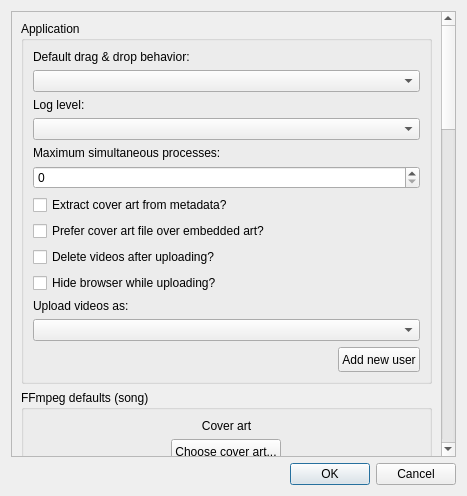
<?xml version="1.0" encoding="UTF-8"?>
<ui version="4.0">
 <class>Dialog</class>
 <widget class="QDialog" name="Dialog">
  <property name="geometry">
   <rect>
    <x>0</x>
    <y>0</y>
    <width>467</width>
    <height>496</height>
   </rect>
  </property>
  <property name="sizePolicy">
   <sizepolicy hsizetype="Preferred" vsizetype="Preferred">
    <horstretch>0</horstretch>
    <verstretch>0</verstretch>
   </sizepolicy>
  </property>
  <property name="minimumSize">
   <size>
    <width>300</width>
    <height>300</height>
   </size>
  </property>
  <property name="maximumSize">
   <size>
    <width>16777215</width>
    <height>16777215</height>
   </size>
  </property>
  <property name="windowTitle">
   <string>Settings</string>
  </property>
  <layout class="QGridLayout" name="gridLayout">
   <item row="2" column="0">
    <widget class="QDialogButtonBox" name="buttonBox">
     <property name="orientation">
      <enum>Qt::Horizontal</enum>
     </property>
     <property name="standardButtons">
      <set>QDialogButtonBox::Cancel|QDialogButtonBox::Ok</set>
     </property>
    </widget>
   </item>
   <item row="1" column="0">
    <widget class="SettingsScrollArea" name="scrollArea">
     <property name="horizontalScrollBarPolicy">
      <enum>Qt::ScrollBarAlwaysOff</enum>
     </property>
     <property name="widgetResizable">
      <bool>true</bool>
     </property>
     <widget class="QWidget" name="scrollAreaWidgetContents">
      <property name="geometry">
       <rect>
        <x>0</x>
        <y>0</y>
        <width>433</width>
        <height>1751</height>
       </rect>
      </property>
      <property name="sizePolicy">
       <sizepolicy hsizetype="Expanding" vsizetype="Expanding">
        <horstretch>0</horstretch>
        <verstretch>0</verstretch>
       </sizepolicy>
      </property>
      <property name="minimumSize">
       <size>
        <width>0</width>
        <height>0</height>
       </size>
      </property>
      <layout class="QVBoxLayout" name="verticalLayout_9">
       <item>
        <widget class="QGroupBox" name="applicationSettings">
         <property name="sizePolicy">
          <sizepolicy hsizetype="Preferred" vsizetype="Preferred">
           <horstretch>0</horstretch>
           <verstretch>0</verstretch>
          </sizepolicy>
         </property>
         <property name="minimumSize">
          <size>
           <width>0</width>
           <height>0</height>
          </size>
         </property>
         <property name="title">
          <string>Application</string>
         </property>
         <layout class="QVBoxLayout" name="verticalLayout">
          <item>
           <widget class="QLabel" name="label">
            <property name="text">
             <string>Default drag &amp; drop behavior:</string>
            </property>
           </widget>
          </item>
          <item>
           <widget class="QComboBox" name="dragAndDropBehavior"/>
          </item>
          <item>
           <widget class="QLabel" name="label_2">
            <property name="text">
             <string>Log level:</string>
            </property>
           </widget>
          </item>
          <item>
           <widget class="QComboBox" name="logLevel"/>
          </item>
          <item>
           <widget class="QLabel" name="label_3">
            <property name="text">
             <string>Maximum simultaneous processes:</string>
            </property>
           </widget>
          </item>
          <item>
           <widget class="QSpinBox" name="maxProcesses">
            <property name="sizePolicy">
             <sizepolicy hsizetype="Preferred" vsizetype="Fixed">
              <horstretch>0</horstretch>
              <verstretch>0</verstretch>
             </sizepolicy>
            </property>
            <property name="maximum">
             <number>256</number>
            </property>
           </widget>
          </item>
          <item>
           <widget class="SettingCheckBox" name="extractCoverArt">
            <property name="layoutDirection">
             <enum>Qt::LeftToRight</enum>
            </property>
            <property name="text">
             <string>Extract cover art from metadata?</string>
            </property>
           </widget>
          </item>
          <item>
           <widget class="SettingCheckBox" name="preferCoverArtFile">
            <property name="text">
             <string>Prefer cover art file over embedded art?</string>
            </property>
           </widget>
          </item>
          <item>
           <widget class="SettingCheckBox" name="deleteAfterUploading">
            <property name="text">
             <string>Delete videos after uploading?</string>
            </property>
           </widget>
          </item>
          <item>
           <widget class="SettingCheckBox" name="headlessBrowser">
            <property name="text">
             <string>Hide browser while uploading?</string>
            </property>
           </widget>
          </item>
          <item>
           <widget class="QLabel" name="label_11">
            <property name="text">
             <string>Upload videos as:</string>
            </property>
           </widget>
          </item>
          <item>
           <widget class="QComboBox" name="username"/>
          </item>
          <item>
           <layout class="QHBoxLayout" name="horizontalLayout">
            <property name="sizeConstraint">
             <enum>QLayout::SetDefaultConstraint</enum>
            </property>
            <item>
             <spacer name="horizontalSpacer">
              <property name="orientation">
               <enum>Qt::Horizontal</enum>
              </property>
              <property name="sizeHint" stdset="0">
               <size>
                <width>40</width>
                <height>20</height>
               </size>
              </property>
             </spacer>
            </item>
            <item>
             <widget class="QPushButton" name="addNewUserButton">
              <property name="minimumSize">
               <size>
                <width>0</width>
                <height>25</height>
               </size>
              </property>
              <property name="maximumSize">
               <size>
                <width>100</width>
                <height>50</height>
               </size>
              </property>
              <property name="text">
               <string>Add new user</string>
              </property>
             </widget>
            </item>
           </layout>
          </item>
         </layout>
        </widget>
       </item>
       <item>
        <widget class="QGroupBox" name="ffmpegSettings">
         <property name="title">
          <string>FFmpeg defaults (song)</string>
         </property>
         <layout class="QVBoxLayout" name="verticalLayout_7">
          <item>
           <widget class="CoverArtDisplay" name="coverArt">
            <property name="sizePolicy">
             <sizepolicy hsizetype="Preferred" vsizetype="Fixed">
              <horstretch>0</horstretch>
              <verstretch>0</verstretch>
             </sizepolicy>
            </property>
            <property name="text">
             <string>Cover art</string>
            </property>
            <property name="alignment">
             <set>Qt::AlignCenter</set>
            </property>
           </widget>
          </item>
          <item alignment="Qt::AlignHCenter">
           <widget class="QPushButton" name="coverArtButton">
            <property name="minimumSize">
             <size>
              <width>0</width>
              <height>25</height>
             </size>
            </property>
            <property name="maximumSize">
             <size>
              <width>150</width>
              <height>50</height>
             </size>
            </property>
            <property name="text">
             <string>Choose cover art...</string>
            </property>
           </widget>
          </item>
          <item>
           <widget class="QLabel" name="label_4">
            <property name="text">
             <string>Background color:</string>
            </property>
           </widget>
          </item>
          <item>
           <widget class="QLineEdit" name="backgroundColor"/>
          </item>
          <item>
           <widget class="QLabel" name="label_24">
            <property name="text">
             <string>Video width:</string>
            </property>
           </widget>
          </item>
          <item>
           <widget class="QSpinBox" name="videoWidth">
            <property name="maximum">
             <number>99999</number>
            </property>
           </widget>
          </item>
          <item>
           <widget class="QLabel" name="label_25">
            <property name="text">
             <string>Video height:</string>
            </property>
           </widget>
          </item>
          <item>
           <widget class="QSpinBox" name="videoHeight">
            <property name="maximum">
             <number>99999</number>
            </property>
           </widget>
          </item>
          <item>
           <widget class="QLabel" name="label_6">
            <property name="text">
             <string>Output file directory:</string>
            </property>
           </widget>
          </item>
          <item>
           <widget class="QLineEdit" name="fileOutputDir"/>
          </item>
          <item>
           <widget class="QLabel" name="label_5">
            <property name="text">
             <string>Output file name:</string>
            </property>
           </widget>
          </item>
          <item>
           <widget class="QLineEdit" name="fileOutputName"/>
          </item>
          <item>
           <widget class="QLabel" name="label_14">
            <property name="text">
             <string>Render command:</string>
            </property>
           </widget>
          </item>
          <item>
           <widget class="FileComboBox" name="commandName">
            <property name="editable">
             <bool>false</bool>
            </property>
           </widget>
          </item>
         </layout>
        </widget>
       </item>
       <item>
        <widget class="QGroupBox" name="ffmpegSettingsAlbum">
         <property name="title">
          <string>FFmpeg defaults (album)</string>
         </property>
         <layout class="QVBoxLayout" name="verticalLayout_2">
          <item>
           <widget class="QLabel" name="albumPlaylistLabel">
            <property name="text">
             <string>Render album as:</string>
            </property>
           </widget>
          </item>
          <item>
           <widget class="QComboBox" name="albumPlaylist"/>
          </item>
          <item>
           <widget class="QLabel" name="label_8">
            <property name="text">
             <string>Output file directory:</string>
            </property>
           </widget>
          </item>
          <item>
           <widget class="QLineEdit" name="fileOutputDirAlbum"/>
          </item>
          <item>
           <widget class="QLabel" name="label_7">
            <property name="text">
             <string>Output file name:</string>
            </property>
           </widget>
          </item>
          <item>
           <widget class="QLineEdit" name="fileOutputNameAlbum"/>
          </item>
          <item>
           <widget class="QLabel" name="label_12">
            <property name="text">
             <string>Concatenation command:</string>
            </property>
           </widget>
          </item>
          <item>
           <widget class="FileComboBox" name="concatCommandName"/>
          </item>
         </layout>
        </widget>
       </item>
       <item>
        <widget class="SettingCheckBox" name="uploadYouTube">
         <property name="text">
          <string>Default upload to YouTube?</string>
         </property>
         <property name="checked">
          <bool>true</bool>
         </property>
         <property name="tristate">
          <bool>false</bool>
         </property>
        </widget>
       </item>
       <item>
        <widget class="QGroupBox" name="youtubeSettings">
         <property name="title">
          <string>YouTube defaults (song)</string>
         </property>
         <layout class="QVBoxLayout" name="verticalLayout_6">
          <item>
           <widget class="QLabel" name="label_20">
            <property name="text">
             <string>Video title:</string>
            </property>
           </widget>
          </item>
          <item>
           <widget class="QLineEdit" name="videoTitle"/>
          </item>
          <item>
           <widget class="QLabel" name="label_21">
            <property name="text">
             <string>Video description:</string>
            </property>
           </widget>
          </item>
          <item>
           <widget class="QPlainTextEdit" name="videoDescription"/>
          </item>
          <item>
           <widget class="QLabel" name="label_22">
            <property name="text">
             <string>Video tags:</string>
            </property>
           </widget>
          </item>
          <item>
           <widget class="QPlainTextEdit" name="videoTags">
            <property name="maximumSize">
             <size>
              <width>16777215</width>
              <height>16777215</height>
             </size>
            </property>
           </widget>
          </item>
          <item>
           <widget class="QLabel" name="label_10">
            <property name="text">
             <string>Playlist name:</string>
            </property>
           </widget>
          </item>
          <item>
           <widget class="QLineEdit" name="playlistName"/>
          </item>
          <item>
           <widget class="QLabel" name="label_23">
            <property name="text">
             <string>Visibility:</string>
            </property>
           </widget>
          </item>
          <item>
           <widget class="QComboBox" name="videoVisibility"/>
          </item>
          <item>
           <widget class="SettingCheckBox" name="notifySubs">
            <property name="text">
             <string>Notify subscribers?</string>
            </property>
           </widget>
          </item>
         </layout>
        </widget>
       </item>
       <item>
        <widget class="QGroupBox" name="youtubeSettingsAlbum">
         <property name="title">
          <string>YouTube defaults (album)</string>
         </property>
         <layout class="QVBoxLayout" name="verticalLayout_60">
          <item>
           <widget class="QLabel" name="label_200">
            <property name="text">
             <string>Video title:</string>
            </property>
           </widget>
          </item>
          <item>
           <widget class="QLineEdit" name="videoTitleAlbum"/>
          </item>
          <item>
           <widget class="QLabel" name="label_210">
            <property name="text">
             <string>Video description:</string>
            </property>
           </widget>
          </item>
          <item>
           <widget class="QPlainTextEdit" name="videoDescriptionAlbum"/>
          </item>
          <item>
           <widget class="QLabel" name="label_220">
            <property name="text">
             <string>Video tags:</string>
            </property>
           </widget>
          </item>
          <item>
           <widget class="QPlainTextEdit" name="videoTagsAlbum">
            <property name="maximumSize">
             <size>
              <width>16777215</width>
              <height>16777215</height>
             </size>
            </property>
           </widget>
          </item>
          <item>
           <widget class="QLabel" name="label_13">
            <property name="text">
             <string>Visibility:</string>
            </property>
           </widget>
          </item>
          <item>
           <widget class="QComboBox" name="videoVisibilityAlbum"/>
          </item>
          <item>
           <widget class="SettingCheckBox" name="notifySubsAlbum">
            <property name="text">
             <string>Notify subscribers?</string>
            </property>
           </widget>
          </item>
         </layout>
        </widget>
       </item>
      </layout>
     </widget>
    </widget>
   </item>
  </layout>
 </widget>
 <customwidgets>
  <customwidget>
   <class>SettingCheckBox</class>
   <extends>QCheckBox</extends>
   <header>setting_check_box.h</header>
  </customwidget>
  <customwidget>
   <class>CoverArtDisplay</class>
   <extends>QLabel</extends>
   <header>cover_art_display.h</header>
  </customwidget>
  <customwidget>
   <class>SettingsScrollArea</class>
   <extends>QScrollArea</extends>
   <header>settings_scroll_area.h</header>
   <container>1</container>
  </customwidget>
  <customwidget>
   <class>FileComboBox</class>
   <extends>QComboBox</extends>
   <header>file_combo_box.h</header>
  </customwidget>
 </customwidgets>
 <resources/>
 <connections>
  <connection>
   <sender>buttonBox</sender>
   <signal>accepted()</signal>
   <receiver>Dialog</receiver>
   <slot>accept()</slot>
   <hints>
    <hint type="sourcelabel">
     <x>248</x>
     <y>254</y>
    </hint>
    <hint type="destinationlabel">
     <x>157</x>
     <y>274</y>
    </hint>
   </hints>
  </connection>
  <connection>
   <sender>buttonBox</sender>
   <signal>rejected()</signal>
   <receiver>Dialog</receiver>
   <slot>reject()</slot>
   <hints>
    <hint type="sourcelabel">
     <x>316</x>
     <y>260</y>
    </hint>
    <hint type="destinationlabel">
     <x>286</x>
     <y>274</y>
    </hint>
   </hints>
  </connection>
 </connections>
</ui>
